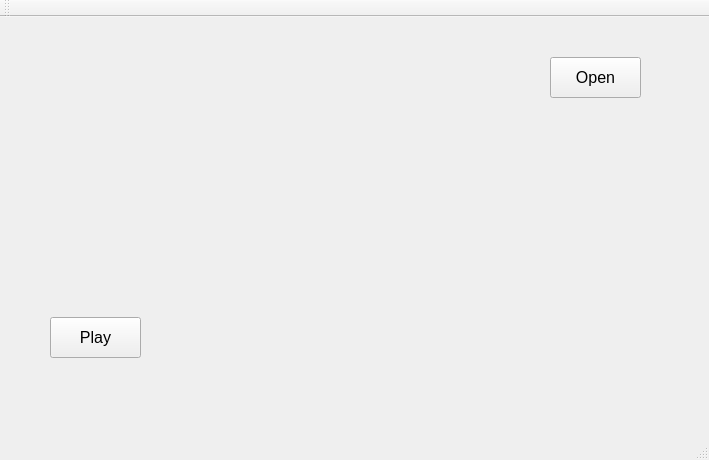
<?xml version="1.0" encoding="UTF-8"?>
<ui version="4.0">
 <class>MainWindow</class>
 <widget class="QMainWindow" name="MainWindow">
  <property name="geometry">
   <rect>
    <x>0</x>
    <y>0</y>
    <width>709</width>
    <height>460</height>
   </rect>
  </property>
  <property name="windowTitle">
   <string>MainWindow</string>
  </property>
  <widget class="QWidget" name="centralWidget">
   <widget class="QPushButton" name="PlayBtn">
    <property name="geometry">
     <rect>
      <x>50</x>
      <y>300</y>
      <width>91</width>
      <height>41</height>
     </rect>
    </property>
    <property name="font">
     <font>
      <pointsize>12</pointsize>
     </font>
    </property>
    <property name="text">
     <string>Play</string>
    </property>
   </widget>
   <widget class="QPushButton" name="OpenBtn">
    <property name="geometry">
     <rect>
      <x>550</x>
      <y>40</y>
      <width>91</width>
      <height>41</height>
     </rect>
    </property>
    <property name="font">
     <font>
      <pointsize>12</pointsize>
     </font>
    </property>
    <property name="text">
     <string>Open</string>
    </property>
   </widget>
   <widget class="QLabel" name="NameLab">
    <property name="geometry">
     <rect>
      <x>50</x>
      <y>30</y>
      <width>461</width>
      <height>41</height>
     </rect>
    </property>
    <property name="font">
     <font>
      <pointsize>12</pointsize>
     </font>
    </property>
    <property name="text">
     <string/>
    </property>
   </widget>
   <widget class="QLabel" name="LyricLab">
    <property name="geometry">
     <rect>
      <x>50</x>
      <y>120</y>
      <width>201</width>
      <height>101</height>
     </rect>
    </property>
    <property name="font">
     <font>
      <pointsize>12</pointsize>
     </font>
    </property>
    <property name="text">
     <string/>
    </property>
   </widget>
   <widget class="QLabel" name="TimerLab">
    <property name="geometry">
     <rect>
      <x>530</x>
      <y>300</y>
      <width>121</width>
      <height>41</height>
     </rect>
    </property>
    <property name="font">
     <font>
      <pointsize>20</pointsize>
     </font>
    </property>
    <property name="text">
     <string/>
    </property>
   </widget>
  </widget>
  <widget class="QMenuBar" name="menuBar">
   <property name="geometry">
    <rect>
     <x>0</x>
     <y>0</y>
     <width>709</width>
     <height>20</height>
    </rect>
   </property>
  </widget>
  <widget class="QToolBar" name="mainToolBar">
   <attribute name="toolBarArea">
    <enum>TopToolBarArea</enum>
   </attribute>
   <attribute name="toolBarBreak">
    <bool>false</bool>
   </attribute>
  </widget>
  <widget class="QStatusBar" name="statusBar"/>
 </widget>
 <layoutdefault spacing="6" margin="11"/>
 <resources/>
 <connections/>
</ui>
